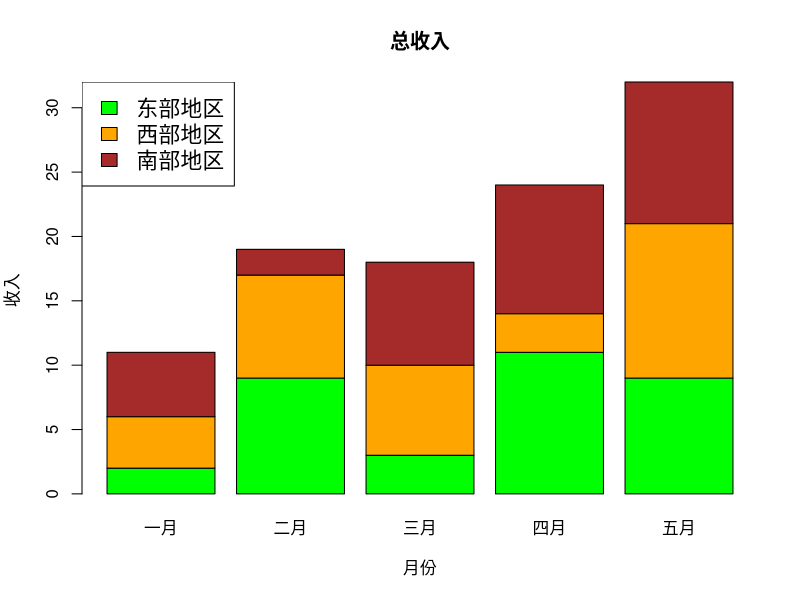

The R script that drew this image:
colors <- c("green","orange","brown")
months <- c("一月","二月","三月","四月","五月")
regions <- c("东部地区","西部地区","南部地区")

# Create the matrix of the values.
Values <- matrix(c(2,9,3,11,9,4,8,7,3,12,5,2,8,10,11),nrow = 3,ncol = 5,byrow = TRUE)

# Give the chart file a name.
png(file = "barchart_stacked.png")

# Create the bar chart.
barplot(Values,main = "总收入",names.arg = months,xlab = "月份",ylab = "收入",
        col = colors)

# Add the legend to the chart.
legend("topleft", regions, cex = 1.3, fill = colors)

# Save the file.
dev.off()
